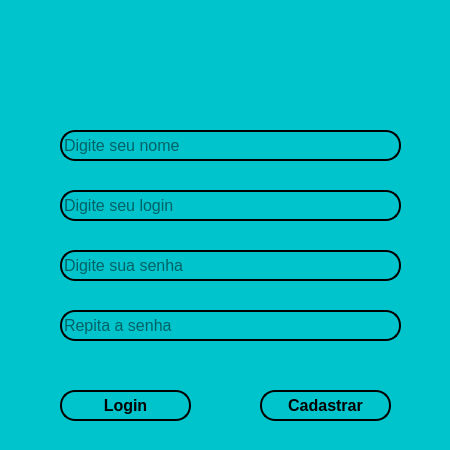
<?xml version="1.0" encoding="UTF-8"?>
<ui version="4.0">
 <class>MainWindow</class>
 <widget class="QMainWindow" name="MainWindow">
  <property name="geometry">
   <rect>
    <x>0</x>
    <y>0</y>
    <width>450</width>
    <height>450</height>
   </rect>
  </property>
  <property name="font">
   <font>
    <pointsize>10</pointsize>
    <weight>75</weight>
    <bold>true</bold>
   </font>
  </property>
  <property name="windowTitle">
   <string>MainWindow</string>
  </property>
  <property name="styleSheet">
   <string notr="true">background-color: #00c4cc;</string>
  </property>
  <widget class="QWidget" name="centralwidget">
   <widget class="QLineEdit" name="nomeint">
    <property name="geometry">
     <rect>
      <x>60</x>
      <y>130</y>
      <width>341</width>
      <height>31</height>
     </rect>
    </property>
    <property name="font">
     <font>
      <pointsize>12</pointsize>
     </font>
    </property>
    <property name="styleSheet">
     <string notr="true">background-color: #00c4cc;
border-radius:15px;
border-style:outset;
border-width:2px;</string>
    </property>
    <property name="placeholderText">
     <string>Digite seu nome</string>
    </property>
   </widget>
   <widget class="QLineEdit" name="login">
    <property name="geometry">
     <rect>
      <x>60</x>
      <y>190</y>
      <width>341</width>
      <height>31</height>
     </rect>
    </property>
    <property name="font">
     <font>
      <pointsize>12</pointsize>
     </font>
    </property>
    <property name="styleSheet">
     <string notr="true">background-color: #00c4cc;
border-radius:15px;
border-style:outset;
border-width:2px;</string>
    </property>
    <property name="placeholderText">
     <string>Digite seu login</string>
    </property>
   </widget>
   <widget class="QLineEdit" name="senha1">
    <property name="geometry">
     <rect>
      <x>60</x>
      <y>250</y>
      <width>341</width>
      <height>31</height>
     </rect>
    </property>
    <property name="font">
     <font>
      <pointsize>12</pointsize>
     </font>
    </property>
    <property name="styleSheet">
     <string notr="true">background-color: #00c4cc;
border-radius:15px;
border-style:outset;
border-width:2px;</string>
    </property>
    <property name="echoMode">
     <enum>QLineEdit::Password</enum>
    </property>
    <property name="placeholderText">
     <string>Digite sua senha</string>
    </property>
   </widget>
   <widget class="QLineEdit" name="senha2">
    <property name="geometry">
     <rect>
      <x>60</x>
      <y>310</y>
      <width>341</width>
      <height>31</height>
     </rect>
    </property>
    <property name="font">
     <font>
      <pointsize>12</pointsize>
     </font>
    </property>
    <property name="styleSheet">
     <string notr="true">background-color: #00c4cc;
border-radius:15px;
border-style:outset;
border-width:2px;</string>
    </property>
    <property name="echoMode">
     <enum>QLineEdit::Password</enum>
    </property>
    <property name="placeholderText">
     <string>Repita a senha</string>
    </property>
   </widget>
   <widget class="QPushButton" name="cadastro">
    <property name="geometry">
     <rect>
      <x>260</x>
      <y>390</y>
      <width>131</width>
      <height>31</height>
     </rect>
    </property>
    <property name="font">
     <font>
      <pointsize>12</pointsize>
      <weight>75</weight>
      <bold>true</bold>
     </font>
    </property>
    <property name="styleSheet">
     <string notr="true">background-color: #00c4cc;
border-radius:15px;
border-style:outset;
border-width:2px;
border-color:black;</string>
    </property>
    <property name="text">
     <string>Cadastrar</string>
    </property>
   </widget>
   <widget class="QPushButton" name="pushButton_2">
    <property name="geometry">
     <rect>
      <x>60</x>
      <y>390</y>
      <width>131</width>
      <height>31</height>
     </rect>
    </property>
    <property name="font">
     <font>
      <pointsize>12</pointsize>
      <weight>75</weight>
      <bold>true</bold>
     </font>
    </property>
    <property name="styleSheet">
     <string notr="true">background-color: #00c4cc;
border-radius:15px;
border-style:outset;
border-width:2px;
border-color:black;</string>
    </property>
    <property name="text">
     <string>Login</string>
    </property>
   </widget>
   <widget class="QLabel" name="label_4">
    <property name="geometry">
     <rect>
      <x>30</x>
      <y>0</y>
      <width>371</width>
      <height>121</height>
     </rect>
    </property>
    <property name="styleSheet">
     <string notr="true"/>
    </property>
    <property name="text">
     <string/>
    </property>
    <property name="pixmap">
     <pixmap>LOGO.png</pixmap>
    </property>
   </widget>
  </widget>
  <widget class="QStatusBar" name="statusbar"/>
 </widget>
 <resources/>
 <connections/>
</ui>
